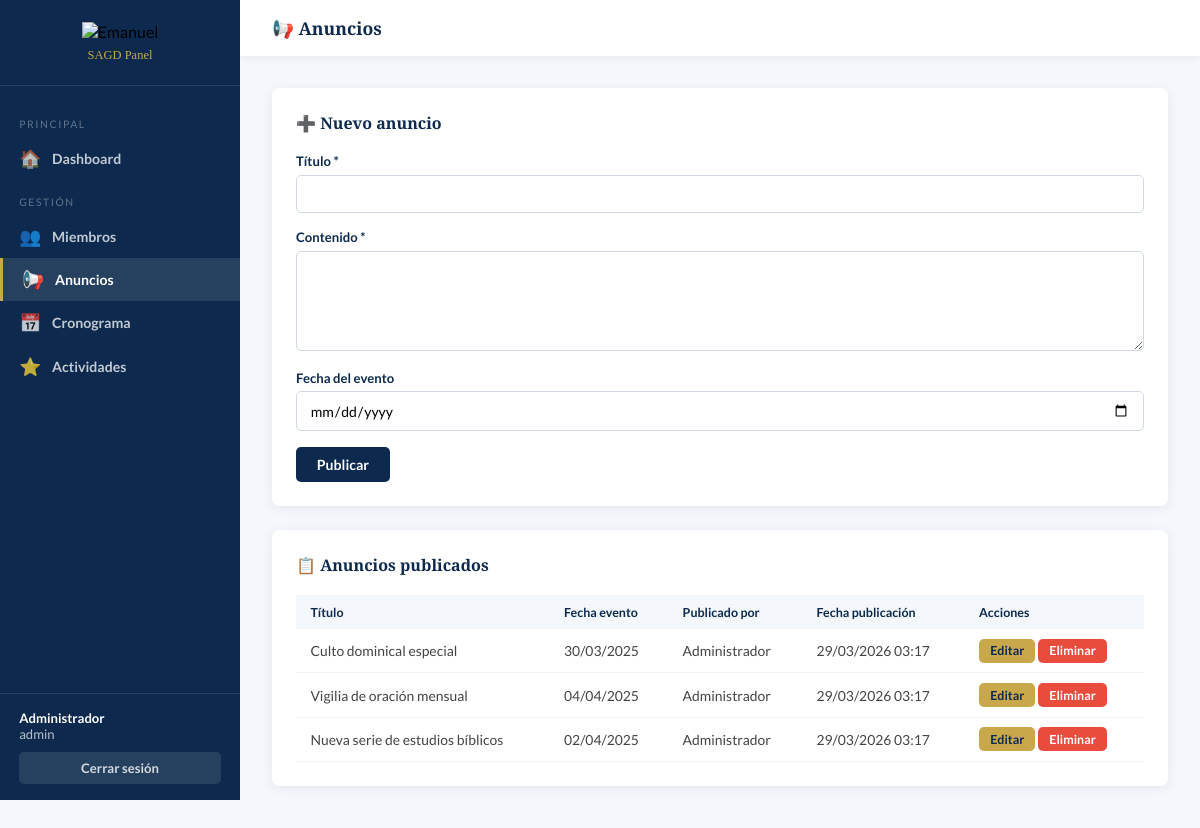
The page /admin/anuncios.php (signed in) on the database its author committed.
### tables this page shows
CREATE TABLE IF NOT EXISTS anuncios (
    id          INT AUTO_INCREMENT PRIMARY KEY,
    titulo      VARCHAR(200) NOT NULL,
    contenido   TEXT NOT NULL,
    fecha_evento DATE,
    activo      TINYINT(1) DEFAULT 1,
    creado_por  INT,
    creado_en   TIMESTAMP DEFAULT CURRENT_TIMESTAMP,
    FOREIGN KEY (creado_por) REFERENCES usuarios(id) ON DELETE SET NULL
);

CREATE TABLE IF NOT EXISTS usuarios (
    id          INT AUTO_INCREMENT PRIMARY KEY,
    nombre      VARCHAR(100) NOT NULL,
    correo      VARCHAR(150) NOT NULL UNIQUE,
    password    VARCHAR(255) NOT NULL,           
    rol         ENUM('admin','editor') DEFAULT 'editor',
    activo      TINYINT(1) DEFAULT 1,
    creado_en   TIMESTAMP DEFAULT CURRENT_TIMESTAMP
);

### admin/anuncios.php (the view, shortened to what this page needs)
<?php
$db  = getDB();
$anuncios = $db->query("SELECT a.*, u.nombre AS autor FROM anuncios a LEFT JOIN usuarios u ON a.creado_por=u.id WHERE a.activo=1 ORDER BY a.creado_en DESC")->fetchAll();
$editando = null;
?>
<!DOCTYPE html>
<html lang="es">
<head>
</head>
<body>
<aside class="sidebar">
  <div class="sidebar-logo"><img src="../logo_iglesia.png" alt="Emanuel"/><span>SAGD Panel</span></div>
  <nav class="sidebar-nav">
    <div class="nav-section">Principal</div>
    <a href="dashboard.php" class="nav-link"><span class="nav-icon">🏠</span> Dashboard</a>
    <div class="nav-section">Gestión</div>
    <a href="miembros.php" class="nav-link"><span class="nav-icon">👥</span> Miembros</a>
    <a href="anuncios.php" class="nav-link active"><span class="nav-icon">📢</span> Anuncios</a>
    <a href="cronograma.php" class="nav-link"><span class="nav-icon">📅</span> Cronograma</a>
    <a href="actividades.php" class="nav-link"><span class="nav-icon">⭐</span> Actividades</a>
  </nav>
  <div class="sidebar-footer">
    <div class="sidebar-user"><strong><?= htmlspecialchars($_SESSION['usuario_nombre']) ?></strong><?= $_SESSION['usuario_rol'] ?></div>
    <a href="../logout.php" class="btn-logout">Cerrar sesión</a>
  </div>
</aside>
<div class="main">
  <div class="topbar"><h1>📢 Anuncios</h1></div>
  <div class="content">
    <div class="card">
      <h2><?= $editando ? '✏️ Editar anuncio' : '➕ Nuevo anuncio' ?></h2>
      <form method="POST" action="anuncios.php">
        <div class="form-group"><label>Título *</label><input type="text" name="titulo" value="<?= htmlspecialchars($editando['titulo'] ?? '') ?>" required/></div>
        <div class="form-group"><label>Contenido *</label><textarea name="contenido" required><?= htmlspecialchars($editando['contenido'] ?? '') ?></textarea></div>
        <div class="form-group"><label>Fecha del evento</label><input type="date" name="fecha_evento" value="<?= htmlspecialchars($editando['fecha_evento'] ?? '') ?>"/></div>
        <button type="submit" class="btn btn-primary"><?= $editando ? 'Actualizar' : 'Publicar' ?></button>
      </form>
    </div>
    <div class="card">
      <h2>📋 Anuncios publicados</h2>
      <?php if (empty($anuncios)): ?><p style="color:#888;">No hay anuncios publicados.</p>
      <?php else: ?>
      <table>
        <thead><tr><th>Título</th><th>Fecha evento</th><th>Publicado por</th><th>Fecha publicación</th><th>Acciones</th></tr></thead>
        <tbody>
          <?php foreach ($anuncios as $a): ?>
          <tr>
            <td><?= htmlspecialchars($a['titulo']) ?></td>
            <td><?= $a['fecha_evento'] ? date('d/m/Y', strtotime($a['fecha_evento'])) : '—' ?></td>
            <td><?= htmlspecialchars($a['autor'] ?? '—') ?></td>
            <td><?= date('d/m/Y H:i', strtotime($a['creado_en'])) ?></td>
            <td style="white-space:nowrap;">
              <a href="anuncios.php?editar=<?= $a['id'] ?>" class="btn btn-warning btn-sm">Editar</a>
              <a href="anuncios.php?eliminar=<?= $a['id'] ?>" class="btn btn-danger btn-sm" onclick="return confirm('¿Eliminar este anuncio?')">Eliminar</a>
            </td>
          </tr>
          <?php endforeach; ?>
        </tbody>
      </table>
      <?php endif; ?>
    </div>
  </div>
</div>
</body>
</html>

### admin/anuncios.php (style rules this page uses)
:root { --azul:#0d2a4e;--azul-m:#1a4a82;--azul-c:#2e7bc4;--dorado:#c9a84c;--blanco:#fff;--gris:#f4f7fb;--sidebar-w:240px; }
* { margin:0;padding:0;box-sizing:border-box; }
body { font-family:'Lato',sans-serif;background:var(--gris);display:flex;min-height:100vh; }
.sidebar { width:var(--sidebar-w);background:var(--azul);display:flex;flex-direction:column;min-height:100vh;position:fixed;top:0;left:0;z-index:50; }
.sidebar-logo { padding:1.4rem 1.2rem;border-bottom:1px solid rgba(255,255,255,0.1);text-align:center; }
.sidebar-logo img { height:44px;object-fit:contain; }
.sidebar-logo span { display:block;color:var(--dorado);font-family:'Cinzel',serif;font-size:0.78rem;margin-top:0.4rem; }
nav.sidebar-nav { flex:1;padding:1rem 0; }
.nav-section { font-size:0.65rem;letter-spacing:0.15em;text-transform:uppercase;color:rgba(255,255,255,0.35);padding:1rem 1.2rem 0.4rem; }
.nav-link { display:flex;align-items:center;gap:0.8rem;padding:0.7rem 1.2rem;color:rgba(255,255,255,0.75);text-decoration:none;font-size:0.88rem;font-weight:700;transition:background 0.2s; }
.nav-link:hover,.nav-link.active { background:rgba(255,255,255,0.1);color:var(--blanco); }
.nav-link.active { border-left:3px solid var(--dorado); }
.nav-icon { font-size:1.1rem;width:20px;text-align:center; }
.sidebar-footer { padding:1rem 1.2rem;border-top:1px solid rgba(255,255,255,0.1); }
.sidebar-user { color:rgba(255,255,255,0.7);font-size:0.82rem;margin-bottom:0.6rem; }
.sidebar-user strong { color:var(--blanco);display:block; }
.btn-logout { display:block;text-align:center;background:rgba(255,255,255,0.1);color:rgba(255,255,255,0.8);text-decoration:none;padding:0.5rem;border-radius:5px;font-size:0.82rem;font-weight:700; }
.main { margin-left:var(--sidebar-w);flex:1;display:flex;flex-direction:column; }
.topbar { background:var(--blanco);padding:1rem 2rem;display:flex;align-items:center;justify-content:space-between;box-shadow:0 2px 8px rgba(0,0,0,0.06); }
.topbar h1 { font-family:'Cinzel',serif;font-size:1.1rem;color:var(--azul); }
.content { padding:2rem; }
.card { background:var(--blanco);border-radius:8px;padding:1.5rem;box-shadow:0 2px 12px rgba(13,42,78,0.07);margin-bottom:1.5rem; }
.card h2 { font-family:'Cinzel',serif;font-size:1rem;color:var(--azul);margin-bottom:1.2rem; }
.form-group { margin-bottom:1rem; }
.form-group label { display:block;font-size:0.82rem;font-weight:700;color:var(--azul);margin-bottom:0.35rem; }
.form-group input,.form-group textarea { width:100%;padding:0.6rem 0.8rem;border:1.5px solid #d0d8e8;border-radius:5px;font-size:0.88rem;font-family:'Lato',sans-serif;outline:none;transition:border-color 0.2s; }
.form-group textarea { resize:vertical;min-height:100px; }
.btn { padding:0.55rem 1.3rem;border-radius:5px;font-size:0.88rem;font-weight:700;cursor:pointer;border:none;font-family:'Lato',sans-serif;transition:background 0.2s;text-decoration:none;display:inline-block; }
.btn-primary { background:var(--azul);color:var(--blanco); }
.btn-danger { background:#e74c3c;color:var(--blanco); }
.btn-warning { background:var(--dorado);color:var(--azul); }
.btn-sm { padding:0.28rem 0.7rem;font-size:0.78rem; }
table { width:100%;border-collapse:collapse;font-size:0.87rem; }
thead th { background:var(--gris);color:var(--azul);font-weight:700;padding:0.6rem 0.9rem;text-align:left;font-size:0.78rem; }
tbody td { padding:0.6rem 0.9rem;border-bottom:1px solid #f0f3f8;color:#444; }

### rows shown on the page
anuncios: titulo "Culto dominical especial", fecha_evento "30/03/2025", creado_por.nombre "Administrador", creado_en "29/03/2026 03:17"
anuncios: titulo "Vigilia de oración mensual", fecha_evento "04/04/2025", creado_por.nombre "Administrador", creado_en "29/03/2026 03:17"
anuncios: titulo "Nueva serie de estudios bíblicos", fecha_evento "02/04/2025", creado_por.nombre "Administrador", creado_en "29/03/2026 03:17"

### other values the page prints
$_SESSION['usuario_nombre'] "Administrador"
$_SESSION['usuario_rol'] "admin"
